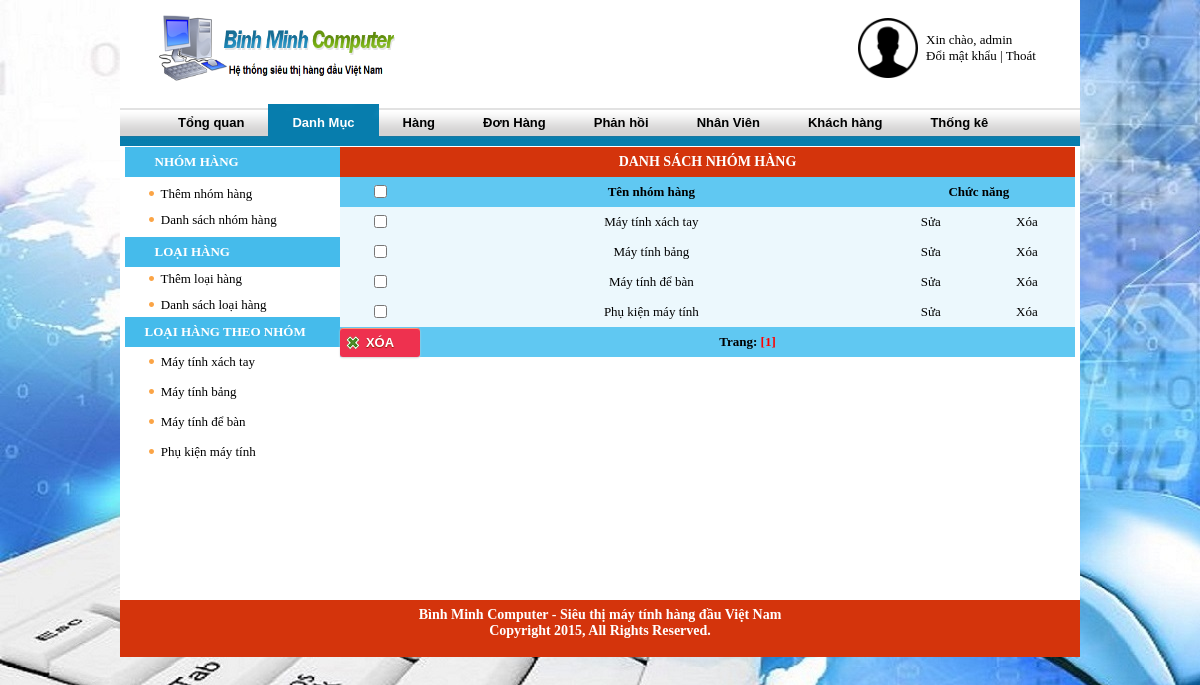
The page /admin/?m=mn&page=ds-nhom-hang (signed in) on the database its author committed.
### tables this page shows
CREATE TABLE IF NOT EXISTS `nhomhang` (
  `id_nhom` int(10) NOT NULL,
  `tennhom` varchar(255) NOT NULL,
  PRIMARY KEY (`id_nhom`)
);

### admin/include/ds-nhom-hang.php (the view)
 <form method="post" id="frm" name="form">
<table width="735" cellspacing="0" cellpadding="0">
 <tr>
    <td colspan="9" class="tieude" align="center">DANH SÁCH NHÓM HÀNG</td>
  </tr>
  <tr class="dau" height="30" class="dau">
    <td align="center" width="10">
		<input id="selectall" type="checkbox">
	</td>
    <td align="center" width="485">Tên nhóm hàng</td>
    <td colspan="2" align="center" width="200">Chức năng</td>
  </tr>
<?php
		$sql3="select * from nhomhang";
		$kq3=mysql_query($sql3);
		if(!$kq3)
			echo "nothing";
		else{
		while($r3=mysql_fetch_array($kq3))
		{
			$id_nhom=$r3["id_nhom"];$tennhom=$r3["tennhom"];
  ?>
  <tr class="noidung">
  <td align="center" width="10" >
  <input type="checkbox" name="chon[]" class="checkbox1" value="<?php echo $id_nhom; ?>"/>
  </td>
    <td width="485" height="30" align="center"><?php echo "$tennhom"; ?></td>
    <td width="100" align="center"><a href="?m=mn&page=cap-nhat-nhom-hang&amp;idn=<?php echo "$id_nhom"; ?>">Sửa</a></td>
    <td width="100" align="center"><a href="?m=mn&page=xoa-nhom-hang&idn=<?php echo "$id_nhom"; ?>" onclick="return check()">Xóa</a>
    </td>
 <?php
		}
		}
 ?>
</tr>
<tr class="dau">
<td>
<input type="submit" class="button del" onClick="return check();document.form.action='../admin/?m=mn&page=nhomsp-xl-del';" value="Xóa" />
</td>
<td colspan="9" style="text-align: center;">
 Trang: <a href='#'><font color='#FF0000'>[1]</font>
</td>
</tr>
</table>
</form>

### admin/include/menu-mn.php
<table width="215" border="0" cellspacing="0" cellpadding="0">
  <tr>
  	<td height="30" class="menu" >
      <strong>NHÓM HÀNG</strong></td>
  </tr>
  <tr>
   <td height="60" style="padding-left:20px">
  <div align="left">
   <img src="/images/orange-circle-list.png" style="margin: 2px 4px;"> <a href="../admin/?m=mn&page=them-nhom-hang" class="admin-menu-left"> Thêm nhóm hàng</a>
   	<div style="height:10px"></div>
   <img src="/images/orange-circle-list.png" style="margin: 2px 4px;"> <a href="../admin/?m=mn&page=ds-nhom-hang" class="admin-menu-left"> Danh sách nhóm hàng</a>
	</div>
    </td>
  </tr>
    <tr>
  	<td class="menu"  height="30">
      <strong> LOẠI HÀNG</strong></td>
  </tr>
  <tr>
   <td height="50" style="padding-left:20px">
  <div align="left">
   <img src="/images/orange-circle-list.png" style="margin: 2px 4px;"> <a href="../admin/?m=mn&page=them-loai-hang" class="admin-menu-left"> Thêm loại hàng</a>
   	<div style="height:10px"></div>
   <img src="/images/orange-circle-list.png" style="margin: 2px 4px;"> <a href="../admin/?m=mn&page=ds-loai-hang" class="admin-menu-left"> Danh sách loại hàng</a>
	</div>
    </td>
  </tr>
   <tr>
   <td class="menu" style="padding-left:20px" height="25"><strong>LOẠI HÀNG  THEO NHÓM</strong></td>
   </tr>
  <tr>
	<td>
    <?php
    $sql3=mysql_query("select * from nhomhang");
	while($r3=mysql_fetch_array($sql3))
	{
		$tennhom=$r3["tennhom"];$id_nhom=$r3["id_nhom"];
		echo "<tr><td>
		<div style=\"padding-left:20px;\">
		<table border=0 cellspacing=0 cellpadding=0 >
		<tr><td height=30px width=100%>
		<img src=\"/images/orange-circle-list.png\" style=\"margin: 2px 4px;\"/> <a href='../admin/?m=mn&page=get-ds-loaihang&idn=$id_nhom'>$tennhom</a>
		</td></tr>
		</table>
		</div></td></tr>";
	}
	?>
    </td>
  </tr>
</table>

### admin/css/main.css (style rules this page uses)
body { background-repeat: repeat-y; margin-left: 0px; margin-top: 0px; margin-right: 0px; margin-bottom: 0px; text-align: center; font-family:Tahoma; font-size:13px; background:url('/admin/img/bg.jpg'); background-attachment: fixed; }
a:link { text-decoration: none; color:#000000; }
.button { border:none!important; border-style: None; text-decoration: none; min-width: 80px; height: 29px; text-align: center; font: bold 13px arial; background: #EE314F!important; color: #ffffff; border-radius: 3px; -moz-border-radius: 3px; -khtml-border-radius: 3px; -webkit-border-radius: 3px; -moz-box-shadow: 0px 3px 0px #ae0c25; -webkit-box-shadow: 0px 3px 0px #ae0c25; cursor:pointer; text-transform: uppercase; }
.button { border-color: #d1371c #d1371c #9f220d; text-shadow: 0 1px 1px #961a07; box-shadow: 0 1px 2px #d6d6d6, inset 0 1px 0 #ff9573; }
input.button.del { background-position: 5px 7px!important; background-image: url(../img/delete.png)!important; background-repeat: no-repeat!important; }
.tieude { color:#FFFFFF; font-family:Tahoma; font-size: 14px; font-weight:bold; background-color:#d4340c;height:30px; }
.menu { padding-left:30px; border:0px solid #d4340c; background: #45bbeb; color: #fff; font-weight: bold; //border-radius: 6px 6px 0 0; height: 30px; }
tr.noidung { background: none repeat scroll 0% 0% #ECF8FD; border-top: 1px solid #FFF; height:30px; }
tr.dau { height:30px; background: none repeat scroll 0% 0% #60C8F2; font-weight: bold; }

### rows shown on the page
nhomhang: tennhom "Máy tính xách tay"
nhomhang: tennhom "Máy tính bảng"
nhomhang: tennhom "Máy tính để bàn"
nhomhang: tennhom "Phụ kiện máy tính"

### other values the page prints
$_SESSION['useradmin'] "admin"
